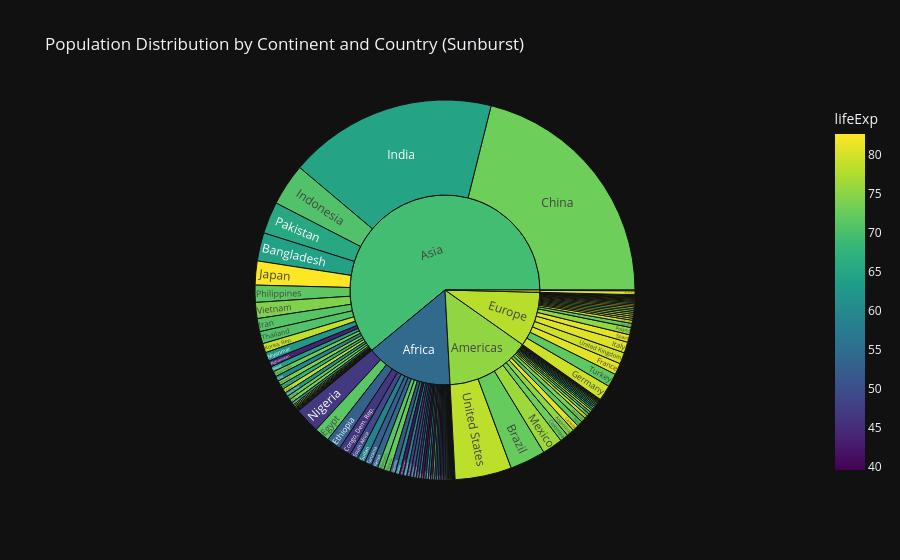

Notebook cell for this chart:
### Markdown cell above
### **Tutorial 3.2: Visualizing Hierarchical Data: Sunburst Charts**

**Objective:** Generate a Sunburst Chart, which displays hierarchical data, using Plotly Express.

#### **Step 1: Define Hierarchy and Values**
Use the `path` argument to define the hierarchy (e.g., Continent then Country) and `values` to size the segments (e.g., Population).

The following code creates an **interactive sunburst chart** visualizing the world population distribution through a hierarchical layout.

##### **Chart Structure:**

- **Inner rings**: Continents
- **Outer rings**: Individual countries  
- **Segment size**: Population (larger = more people)
- **Color intensity**: Life expectancy (darker = longer lives)

##### **Interactive Features:**

- Click segments to drill down/up the hierarchy
- Hover for detailed country statistics
- Compare population sizes and health metrics simultaneously
- Visualize continental and national distributions

### Code cell
# Using gapminder data (which contains hierarchy: continent -> country)
df_sunburst = px.data.gapminder().query("year == 2007")

fig_sunburst = px.sunburst(df_sunburst, path=['continent', 'country'],
                            values='pop', # Size of segments is based on population
                            color='lifeExp', # Color based on life expectancy
                            color_continuous_scale='Viridis',
                            template='plotly_dark',
                            title='Population Distribution by Continent and Country (Sunburst)')

fig_sunburst.show()

### Figure 1 — Plotly figure (JSON) as saved in the notebook; plotly's stock layout.template omitted (floating-point values rounded to 4 significant figures; data arrays with more than 128 entries replaced by an {"elided": "..."} marker saying what was removed)
{"data": [{"branchvalues": "total", "customdata": {"elided": "147x1 float values"}, "domain": {"x": [0, 1], "y": [0, 1]}, "hovertemplate": "labels=%{label}<br>pop=%{value}<br>parent=%{parent}<br>id=%{id}<br>lifeExp=%{color}<extra></extra>", "ids": {"elided": "147 str values"}, "labels": {"elided": "147 str values"}, "marker": {"coloraxis": "coloraxis", "colors": {"elided": "147 float values"}}, "name": "", "parents": {"elided": "147 str values"}, "type": "sunburst", "values": {"elided": "147 float values"}}], "layout": {"coloraxis": {"colorbar": {"title": {"text": "lifeExp"}}, "colorscale": [[0, "#440154"], [0.1111, "#482878"], [0.2222, "#3e4989"], [0.3333, "#31688e"], [0.4444, "#26828e"], [0.5556, "#1f9e89"], [0.6667, "#35b779"], [0.7778, "#6ece58"], [0.8889, "#b5de2b"], [1, "#fde725"]]}, "legend": {"tracegroupgap": 0}, "title": {"text": "Population Distribution by Continent and Country (Sunburst)"}}}
